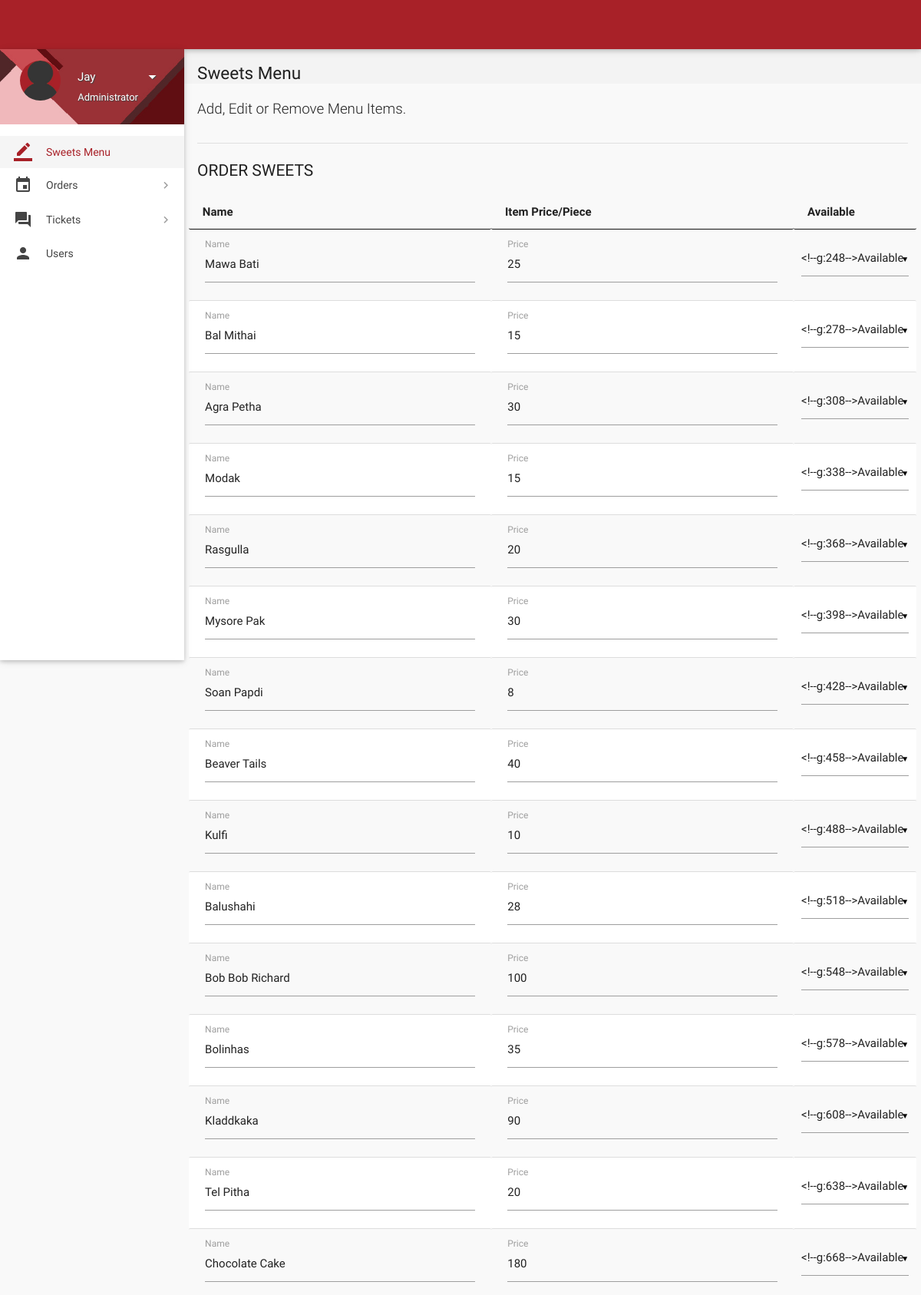
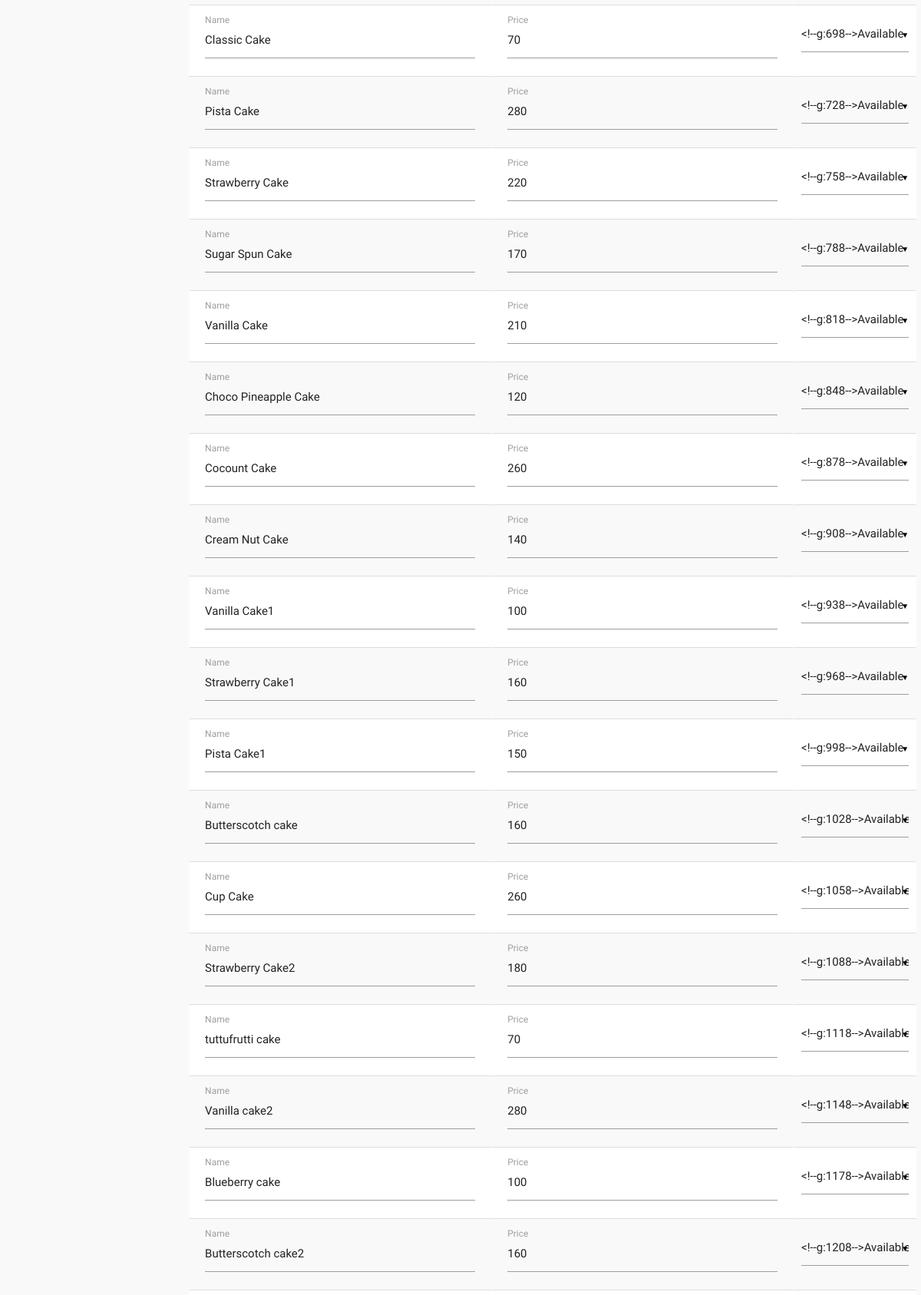
Screenshot of /admin-page.php (signed in, upper part) with the database file from the repository (2 pictures, top to bottom).
### tables this page shows
CREATE TABLE `items` (
  `id` int(11) NOT NULL,
  `name` varchar(50) NOT NULL,
  `price` int(11) NOT NULL,
  `deleted` tinyint(4) NOT NULL DEFAULT '0'
);

### includes/connect.php (called while the page is built, shortened)
<?php
$name = $_SESSION['name'];
$role = $_SESSION['role'];
?>

### admin-page.php (the view, shortened to what this page needs)
<?php
include 'includes/connect.php';
	if($_SESSION['admin_sid']==session_id())
	{
		?>
<!DOCTYPE html>
<html lang="en">
<head>
  <link href="css/materialize.min.css" type="text/css" rel="stylesheet" media="screen,projection">
  <link href="css/style.min.css" type="text/css" rel="stylesheet" media="screen,projection">
  <link href="css/custom/custom.min.css" type="text/css" rel="stylesheet" media="screen,projection">
  <link href="js/plugins/perfect-scrollbar/perfect-scrollbar.css" type="text/css" rel="stylesheet" media="screen,projection">
  <link href="js/plugins/data-tables/css/jquery.dataTables.min.css" type="text/css" rel="stylesheet" media="screen,projection">
</head>
<body>
  <header id="header" class="page-topbar">
        <div class="navbar-fixed">
            <nav class="navbar-color">
                <div class="nav-wrapper">
                    <ul class="left">
                      <li><h1 class="logo-wrapper"><a href="index.php" class="brand-logo darken-1"></a> <span class="logo-text">Logo</span></h1></li>
                    </ul>
                </div>
            </nav>
        </div>
  </header>
  <div id="main">
    <div class="wrapper">
      <aside id="left-sidebar-nav">
        <ul id="slide-out" class="side-nav fixed leftside-navigation">
            <li class="user-details cyan darken-2">
            <div class="row">
                <div class="col col s4 m4 l4">
                    <img src="images/avatar.jpg" alt="" class="circle responsive-img valign profile-image">
                </div>
                <div class="col col s8 m8 l8">
                    <a class="btn-flat dropdown-button waves-effect waves-light white-text profile-btn" href="#" data-activates="profile-dropdown"><?php echo $name;?> <i class="mdi-navigation-arrow-drop-down right"></i></a>
                    <p class="user-roal"><?php echo $role;?></p>
                </div>
            </div>
            </li>
            <li class="bold active"><a href="index.php" class="waves-effect waves-cyan"><i class="mdi-editor-border-color"></i> Sweets Menu</a>
            </li>
                <li class="no-padding">
                    <ul class="collapsible collapsible-accordion">
                        <li class="bold"><a class="collapsible-header waves-effect waves-cyan"><i class="mdi-editor-insert-invitation"></i> Orders</a>
                        </li>
                    </ul>
                </li>
                 <li class="no-padding">
                    <ul class="collapsible collapsible-accordion">
                        <li class="bold"><a class="collapsible-header waves-effect waves-cyan"><i class="mdi-action-question-answer"></i> Tickets</a>
                        </li>
                    </ul>
                </li>
            <li class="bold"><a href="users.php" class="waves-effect waves-cyan"><i class="mdi-social-person"></i> Users</a>
            </li>
        </ul>
        </aside>
      <section id="content">
        <div id="breadcrumbs-wrapper">
          <div class="container">
            <div class="row">
              <div class="col s12 m12 l12">
                <h5 class="breadcrumbs-title">Sweets Menu</h5>
              </div>
            </div>
          </div>
        </div>
        <div class="container">
          <p class="caption">Add, Edit or Remove Menu Items.</p>
          <div class="divider"></div>
		  <form class="formValidate" id="formValidate" method="post" action="routers/menu-router.php" novalidate="novalidate">
            <div class="row">
              <div class="col s12 m4 l3">
                <h4 class="header">Order Sweets</h4>
              </div>
              <div>
				<table id="data-table-admin" class="responsive-table display" cellspacing="0">
                    <thead>
                      <tr>
                        <th>Name</th>
                        <th>Item Price/Piece</th>
                        <th>Available</th>
                      </tr>
                    </thead>
                    <tbody>
				<?php
				$result = mysqli_query($con, "SELECT * FROM items");
				while($row = mysqli_fetch_array($result))
				{
					echo '<tr><td><div class="input-field col s12"><label for="'.$row["id"].'_name">Name</label>';
					echo '<input value="'.$row["name"].'" id="'.$row["id"].'_name" name="'.$row['id'].'_name" type="text" data-error=".errorTxt'.$row["id"].'"><div class="errorTxt'.$row["id"].'"></div></td>';
					echo '<td><div class="input-field col s12 "><label for="'.$row["id"].'_price">Price</label>';
					echo '<input value="'.$row["price"].'" id="'.$row["id"].'_price" name="'.$row['id'].'_price" type="text" data-error=".errorTxt'.$row["id"].'"><div class="errorTxt'.$row["id"].'"></div></td>';
					echo '<td>';
					if($row['deleted'] == 0){
						$text1 = 'selected';
						$text2 = '';
					}
					else{
						$text1 = '';
						$text2 = 'selected';
					}
					echo '<select name="'.$row['id'].'_hide">
                      <option value="1"'.$text1.'>Available</option>
                      <option value="2"'.$text2.'>Not Available</option>
                    </select></td></tr>';
				}
				?>
                    </tbody>
</table>
              </div>
            </div>
			</form>
          </div>
        </div>
        </div>
</body>
</html>
<?php
	}
?>

### admin-page.php (style rules this page uses)
.input-field label.active { width:100%; }

### rows the page displays
items: name "Mawa Bati", price "25"
items: name "Bal Mithai", price "15"
items: name "Agra Petha", price "30"
items: name "Modak", price "15"
items: name "Rasgulla", price "20"
items: name "Mysore Pak", price "30"
items: name "Soan Papdi", price "8"
items: name "Beaver Tails", price "40"
items: name "Kulfi", price "10"
items: name "Balushahi", price "28"
items: name "Bob Bob Richard", price "100"
items: name "Bolinhas", price "35"
items: name "Kladdkaka", price "90"
items: name "Tel Pitha", price "20"
items: name "Chocolate Cake", price "180"
items: name "Classic Cake", price "70"
items: name "Pista Cake", price "280"
items: name "Strawberry Cake", price "220"
items: name "Sugar Spun Cake", price "170"
items: name "Vanilla Cake", price "210"
items: name "Choco Pineapple Cake", price "120"
items: name "Cocount Cake", price "260"
items: name "Cream Nut Cake", price "140"
items: name "Vanilla Cake1", price "100"
items: name "Strawberry Cake1", price "160"
items: name "Pista Cake1", price "150"
items: name "Butterscotch cake", price "160"
items: name "Cup Cake", price "260"
items: name "Strawberry Cake2", price "180"
items: name "tuttufrutti cake", price "70"
items: name "Vanilla cake2", price "280"
items: name "Blueberry cake", price "100"
items: name "Butterscotch cake2", price "160"

### other values shown
$name "Jay"
$role "Administrator"
